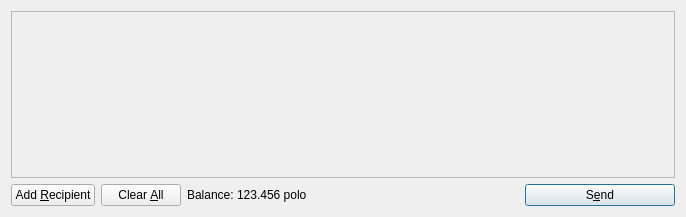
<?xml version="1.0" encoding="UTF-8"?>
<ui version="4.0">
 <class>SendCoinsDialog</class>
 <widget class="QDialog" name="SendCoinsDialog">
  <property name="geometry">
   <rect>
    <x>0</x>
    <y>0</y>
    <width>686</width>
    <height>217</height>
   </rect>
  </property>
  <property name="windowTitle">
   <string>Send Coins</string>
  </property>
  <layout class="QVBoxLayout" name="verticalLayout">
   <item>
    <widget class="QScrollArea" name="scrollArea">
     <property name="widgetResizable">
      <bool>true</bool>
     </property>
     <widget class="QWidget" name="scrollAreaWidgetContents">
      <property name="geometry">
       <rect>
        <x>0</x>
        <y>0</y>
        <width>666</width>
        <height>165</height>
       </rect>
      </property>
      <layout class="QVBoxLayout" name="verticalLayout_2">
       <property name="margin">
        <number>0</number>
       </property>
       <item>
        <layout class="QVBoxLayout" name="entries">
         <property name="spacing">
          <number>6</number>
         </property>
        </layout>
       </item>
       <item>
        <spacer name="verticalSpacer">
         <property name="orientation">
          <enum>Qt::Vertical</enum>
         </property>
         <property name="sizeHint" stdset="0">
          <size>
           <width>20</width>
           <height>40</height>
          </size>
         </property>
        </spacer>
       </item>
      </layout>
     </widget>
    </widget>
   </item>
   <item>
    <layout class="QHBoxLayout" name="horizontalLayout">
     <item>
      <widget class="QPushButton" name="addButton">
       <property name="toolTip">
        <string>Send to multiple recipients at once</string>
       </property>
       <property name="text">
        <string>Add &amp;Recipient</string>
       </property>
       <property name="icon">
        <iconset resource="../bitcoin.qrc">
         <normaloff>:/icons/add</normaloff>:/icons/add</iconset>
       </property>
       <property name="autoDefault">
        <bool>false</bool>
       </property>
      </widget>
     </item>
     <item>
      <widget class="QPushButton" name="clearButton">
       <property name="sizePolicy">
        <sizepolicy hsizetype="Minimum" vsizetype="Fixed">
         <horstretch>0</horstretch>
         <verstretch>0</verstretch>
        </sizepolicy>
       </property>
       <property name="toolTip">
        <string>Remove all transaction fields</string>
       </property>
       <property name="text">
        <string>Clear &amp;All</string>
       </property>
       <property name="icon">
        <iconset resource="../bitcoin.qrc">
         <normaloff>:/icons/remove</normaloff>:/icons/remove</iconset>
       </property>
       <property name="autoRepeatDelay">
        <number>300</number>
       </property>
       <property name="autoDefault">
        <bool>false</bool>
       </property>
      </widget>
     </item>
     <item>
      <layout class="QHBoxLayout" name="horizontalLayout_2">
       <property name="spacing">
        <number>3</number>
       </property>
       <item>
        <widget class="QLabel" name="label">
         <property name="text">
          <string>Balance:</string>
         </property>
        </widget>
       </item>
       <item>
        <widget class="QLabel" name="labelBalance">
         <property name="cursor">
          <cursorShape>IBeamCursor</cursorShape>
         </property>
         <property name="text">
          <string>123.456 polo</string>
         </property>
         <property name="textInteractionFlags">
          <set>Qt::LinksAccessibleByMouse|Qt::TextSelectableByKeyboard|Qt::TextSelectableByMouse</set>
         </property>
        </widget>
       </item>
      </layout>
     </item>
     <item>
      <spacer name="horizontalSpacer">
       <property name="orientation">
        <enum>Qt::Horizontal</enum>
       </property>
       <property name="sizeHint" stdset="0">
        <size>
         <width>40</width>
         <height>20</height>
        </size>
       </property>
      </spacer>
     </item>
     <item>
      <widget class="QPushButton" name="sendButton">
       <property name="minimumSize">
        <size>
         <width>150</width>
         <height>0</height>
        </size>
       </property>
       <property name="toolTip">
        <string>Confirm the send action</string>
       </property>
       <property name="text">
        <string>S&amp;end</string>
       </property>
       <property name="icon">
        <iconset resource="../bitcoin.qrc">
         <normaloff>:/icons/send</normaloff>:/icons/send</iconset>
       </property>
       <property name="default">
        <bool>true</bool>
       </property>
      </widget>
     </item>
    </layout>
   </item>
  </layout>
 </widget>
 <resources>
  <include location="../bitcoin.qrc"/>
 </resources>
 <connections/>
</ui>
